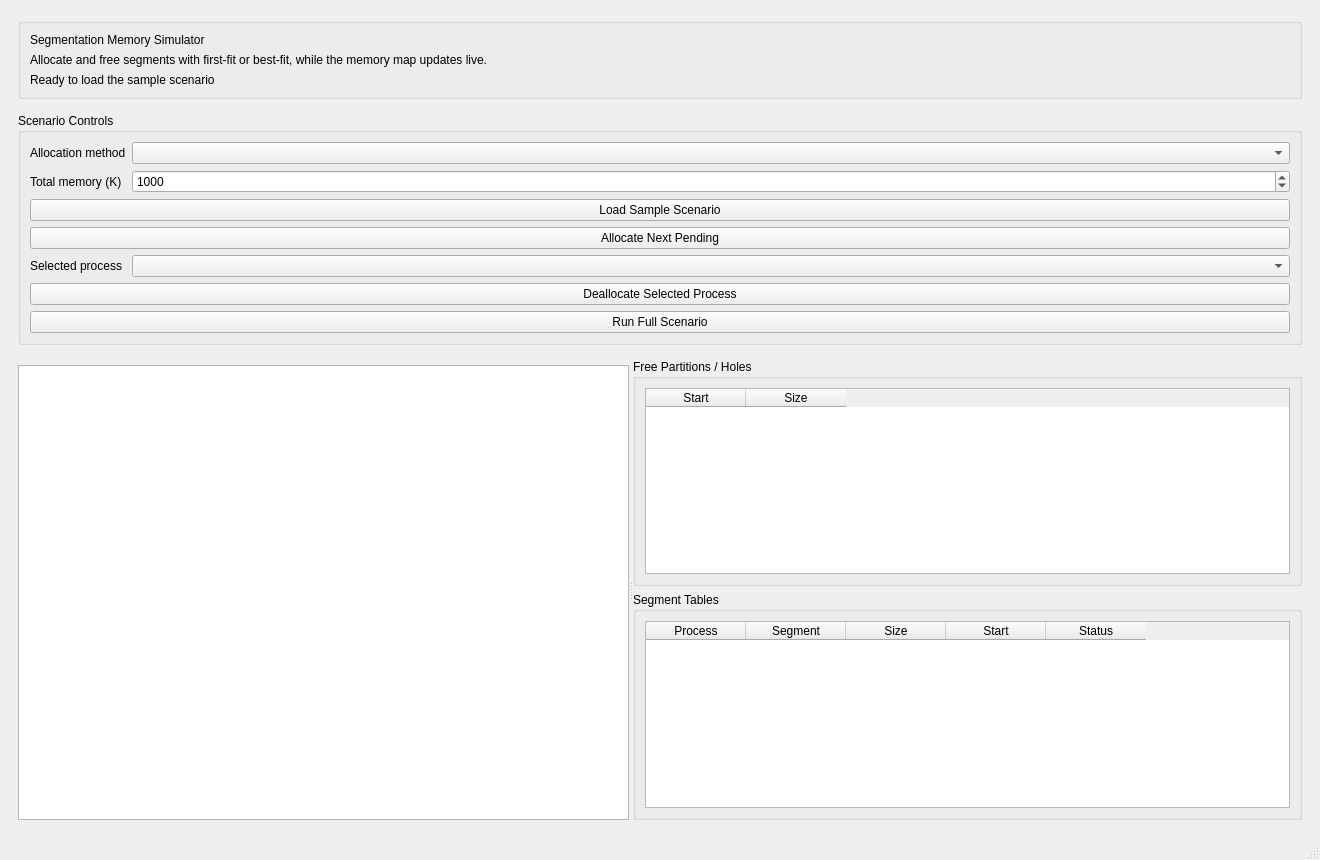
<?xml version="1.0" encoding="UTF-8"?>
<ui version="4.0">
 <class>MainWindow</class>
 <widget class="QMainWindow" name="mainWindow">
  <property name="windowTitle">
   <string>Memory Allocation Using Segmentation</string>
  </property>
  <property name="geometry">
   <rect>
    <x>0</x>
    <y>0</y>
    <width>1320</width>
    <height>860</height>
   </rect>
  </property>
  <widget class="QWidget" name="centralwidget">
   <layout class="QVBoxLayout" name="rootLayout">
    <property name="spacing">
     <number>14</number>
    </property>
    <property name="leftMargin">
     <number>18</number>
    </property>
    <property name="topMargin">
     <number>18</number>
    </property>
    <property name="rightMargin">
     <number>18</number>
    </property>
    <property name="bottomMargin">
     <number>18</number>
    </property>
    <item>
     <widget class="QGroupBox" name="heroCard">
      <layout class="QVBoxLayout" name="heroLayout">
       <item>
        <widget class="QLabel" name="headerTitle">
         <property name="text">
          <string>Segmentation Memory Simulator</string>
         </property>
        </widget>
       </item>
       <item>
        <widget class="QLabel" name="headerSubtitle">
         <property name="text">
          <string>Allocate and free segments with first-fit or best-fit, while the memory map updates live.</string>
         </property>
        </widget>
       </item>
       <item>
        <widget class="QLabel" name="statusLabel">
         <property name="text">
          <string>Ready to load the sample scenario</string>
         </property>
        </widget>
       </item>
      </layout>
     </widget>
    </item>
    <item>
     <widget class="QGroupBox" name="controlCard">
      <property name="title">
       <string>Scenario Controls</string>
      </property>
      <layout class="QFormLayout" name="controlForm">
       <item row="0" column="0">
        <widget class="QLabel" name="labelMethod">
         <property name="text">
          <string>Allocation method</string>
         </property>
        </widget>
       </item>
       <item row="0" column="1">
        <widget class="QComboBox" name="methodCombo"/>
       </item>
       <item row="1" column="0">
        <widget class="QLabel" name="labelTotal">
         <property name="text">
          <string>Total memory (K)</string>
         </property>
        </widget>
       </item>
       <item row="1" column="1">
        <widget class="QSpinBox" name="totalSpin">
         <property name="minimum">
          <number>64</number>
         </property>
         <property name="maximum">
          <number>100000</number>
         </property>
         <property name="value">
          <number>1000</number>
         </property>
        </widget>
       </item>
       <item row="2" column="0" colspan="2">
        <widget class="QPushButton" name="loadButton">
         <property name="text">
          <string>Load Sample Scenario</string>
         </property>
        </widget>
       </item>
       <item row="3" column="0" colspan="2">
        <widget class="QPushButton" name="allocateButton">
         <property name="text">
          <string>Allocate Next Pending</string>
         </property>
        </widget>
       </item>
       <item row="4" column="0">
        <widget class="QLabel" name="labelProcess">
         <property name="text">
          <string>Selected process</string>
         </property>
        </widget>
       </item>
       <item row="4" column="1">
        <widget class="QComboBox" name="processPicker"/>
       </item>
       <item row="5" column="0" colspan="2">
        <widget class="QPushButton" name="deallocateButton">
         <property name="text">
          <string>Deallocate Selected Process</string>
         </property>
        </widget>
       </item>
       <item row="6" column="0" colspan="2">
        <widget class="QPushButton" name="runButton">
         <property name="text">
          <string>Run Full Scenario</string>
         </property>
        </widget>
       </item>
      </layout>
     </widget>
    </item>
    <item>
     <widget class="QSplitter" name="mainSplitter">
      <property name="orientation">
       <enum>Qt::Horizontal</enum>
      </property>
      <widget class="QWidget" name="leftPanel">
       <layout class="QVBoxLayout" name="leftPanelLayout">
        <item>
         <widget class="QWidget" name="canvasHost">
          <layout class="QVBoxLayout" name="canvasHostLayout">
           <property name="leftMargin">
            <number>0</number>
           </property>
           <property name="topMargin">
            <number>0</number>
           </property>
           <property name="rightMargin">
            <number>0</number>
           </property>
           <property name="bottomMargin">
            <number>0</number>
           </property>
          </layout>
         </widget>
        </item>
        <item>
         <widget class="QTextEdit" name="activityLog">
          <property name="readOnly">
           <bool>true</bool>
          </property>
         </widget>
        </item>
       </layout>
      </widget>
      <widget class="QWidget" name="rightPanel">
       <layout class="QVBoxLayout" name="rightPanelLayout">
        <item>
         <widget class="QGroupBox" name="holesCard">
          <property name="title">
           <string>Free Partitions / Holes</string>
          </property>
          <layout class="QVBoxLayout" name="holesLayout">
           <item>
            <widget class="QTableWidget" name="holesTable">
             <column>
              <property name="text">
               <string>Start</string>
              </property>
             </column>
             <column>
              <property name="text">
               <string>Size</string>
              </property>
             </column>
            </widget>
           </item>
          </layout>
         </widget>
        </item>
        <item>
         <widget class="QGroupBox" name="segmentsCard">
          <property name="title">
           <string>Segment Tables</string>
          </property>
          <layout class="QVBoxLayout" name="segmentsLayout">
           <item>
            <widget class="QTableWidget" name="segmentsTable">
             <column>
              <property name="text">
               <string>Process</string>
              </property>
             </column>
             <column>
              <property name="text">
               <string>Segment</string>
              </property>
             </column>
             <column>
              <property name="text">
               <string>Size</string>
              </property>
             </column>
             <column>
              <property name="text">
               <string>Start</string>
              </property>
             </column>
             <column>
              <property name="text">
               <string>Status</string>
              </property>
             </column>
            </widget>
           </item>
          </layout>
         </widget>
        </item>
       </layout>
      </widget>
     </widget>
    </item>
   </layout>
  </widget>
  <widget class="QStatusBar" name="statusbar"/>
 </widget>
 <resources/>
 <connections/>
</ui>
